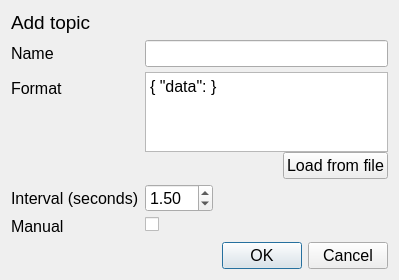
<?xml version="1.0" encoding="UTF-8"?>
<ui version="4.0">
 <class>AddTopicDialog</class>
 <widget class="QDialog" name="AddTopicDialog">
  <property name="geometry">
   <rect>
    <x>0</x>
    <y>0</y>
    <width>399</width>
    <height>280</height>
   </rect>
  </property>
  <property name="font">
   <font>
    <pointsize>12</pointsize>
   </font>
  </property>
  <property name="windowTitle">
   <string>Add topic</string>
  </property>
  <layout class="QVBoxLayout" name="verticalLayout_2">
   <item>
    <layout class="QVBoxLayout" name="verticalLayout">
     <item alignment="Qt::AlignmentFlag::AlignTop">
      <widget class="QLabel" name="label">
       <property name="font">
        <font>
         <pointsize>14</pointsize>
        </font>
       </property>
       <property name="text">
        <string>Add topic</string>
       </property>
      </widget>
     </item>
     <item>
      <layout class="QFormLayout" name="formLayout">
       <property name="fieldGrowthPolicy">
        <enum>QFormLayout::FieldGrowthPolicy::ExpandingFieldsGrow</enum>
       </property>
       <property name="verticalSpacing">
        <number>5</number>
       </property>
       <item row="0" column="0">
        <widget class="QLabel" name="name_lbl">
         <property name="text">
          <string>Name</string>
         </property>
        </widget>
       </item>
       <item row="0" column="1">
        <widget class="QLineEdit" name="name_line_edit">
         <property name="sizePolicy">
          <sizepolicy hsizetype="Expanding" vsizetype="Fixed">
           <horstretch>0</horstretch>
           <verstretch>0</verstretch>
          </sizepolicy>
         </property>
         <property name="toolTip">
          <string>Name of topic</string>
         </property>
        </widget>
       </item>
       <item row="1" column="0">
        <widget class="QLabel" name="format_lbl">
         <property name="text">
          <string>Format</string>
         </property>
        </widget>
       </item>
       <item row="1" column="1">
        <layout class="QVBoxLayout" name="format_vlayout">
         <property name="spacing">
          <number>0</number>
         </property>
         <item>
          <widget class="QPlainTextEdit" name="format_text_edit">
           <property name="plainText">
            <string>{ &quot;data&quot;: &lt;%randi%&gt; }</string>
           </property>
          </widget>
         </item>
         <item>
          <layout class="QHBoxLayout" name="format_hlayout" stretch="0,0">
           <property name="sizeConstraint">
            <enum>QLayout::SizeConstraint::SetDefaultConstraint</enum>
           </property>
           <item>
            <spacer name="load_from_file_hspacer">
             <property name="orientation">
              <enum>Qt::Orientation::Horizontal</enum>
             </property>
             <property name="sizeHint" stdset="0">
              <size>
               <width>40</width>
               <height>20</height>
              </size>
             </property>
            </spacer>
           </item>
           <item>
            <widget class="QPushButton" name="load_from_file_btn">
             <property name="cursor">
              <cursorShape>PointingHandCursor</cursorShape>
             </property>
             <property name="text">
              <string>Load from file</string>
             </property>
            </widget>
           </item>
          </layout>
         </item>
        </layout>
       </item>
       <item row="3" column="0">
        <widget class="QLabel" name="interval_lbl">
         <property name="text">
          <string>Interval (seconds)</string>
         </property>
        </widget>
       </item>
       <item row="3" column="1">
        <widget class="QDoubleSpinBox" name="interval_spin_box">
         <property name="sizePolicy">
          <sizepolicy hsizetype="Minimum" vsizetype="Fixed">
           <horstretch>0</horstretch>
           <verstretch>0</verstretch>
          </sizepolicy>
         </property>
         <property name="toolTip">
          <string>Interval of incoming data</string>
         </property>
         <property name="minimum">
          <double>0.100000000000000</double>
         </property>
         <property name="maximum">
          <double>60.000000000000000</double>
         </property>
         <property name="singleStep">
          <double>0.500000000000000</double>
         </property>
         <property name="value">
          <double>1.500000000000000</double>
         </property>
        </widget>
       </item>
       <item row="5" column="0">
        <widget class="QLabel" name="manual_lbl">
         <property name="text">
          <string>Manual</string>
         </property>
        </widget>
       </item>
       <item row="5" column="1">
        <widget class="QCheckBox" name="manual_check_box">
         <property name="toolTip">
          <string>If checked, the data will be automatically send every &lt;interval&gt; seconds</string>
         </property>
         <property name="text">
          <string/>
         </property>
         <property name="checked">
          <bool>false</bool>
         </property>
        </widget>
       </item>
      </layout>
     </item>
    </layout>
   </item>
   <item>
    <widget class="QDialogButtonBox" name="buttonBox">
     <property name="cursor">
      <cursorShape>PointingHandCursor</cursorShape>
     </property>
     <property name="orientation">
      <enum>Qt::Orientation::Horizontal</enum>
     </property>
     <property name="standardButtons">
      <set>QDialogButtonBox::StandardButton::Cancel|QDialogButtonBox::StandardButton::Ok</set>
     </property>
    </widget>
   </item>
  </layout>
 </widget>
 <resources/>
 <connections>
  <connection>
   <sender>buttonBox</sender>
   <signal>accepted()</signal>
   <receiver>AddTopicDialog</receiver>
   <slot>accept()</slot>
   <hints>
    <hint type="sourcelabel">
     <x>248</x>
     <y>254</y>
    </hint>
    <hint type="destinationlabel">
     <x>157</x>
     <y>274</y>
    </hint>
   </hints>
  </connection>
  <connection>
   <sender>buttonBox</sender>
   <signal>rejected()</signal>
   <receiver>AddTopicDialog</receiver>
   <slot>reject()</slot>
   <hints>
    <hint type="sourcelabel">
     <x>316</x>
     <y>260</y>
    </hint>
    <hint type="destinationlabel">
     <x>286</x>
     <y>274</y>
    </hint>
   </hints>
  </connection>
 </connections>
</ui>
